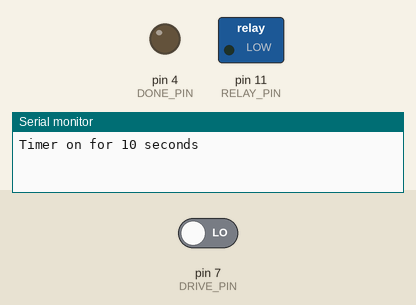
This sketch was run on a simulated Arduino Uno, built with avr-gcc and run on an emulated ATmega328P. Shown: switched loads named in the sketch (green lamp = pin HIGH), output pins drawn as LEDs (lit = HIGH), the last lines printed to the serial monitor. The test bench sets the inputs (shaded band); at power-on: pin 7 (DRIVE_PIN) LOW.

Above: at 0.1 s.
At 10.1 s:
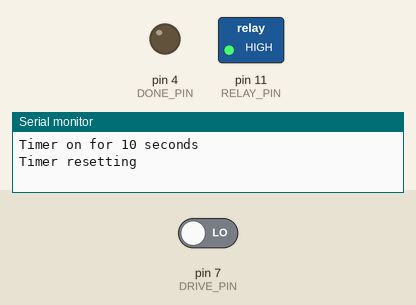
At 14.3 s:
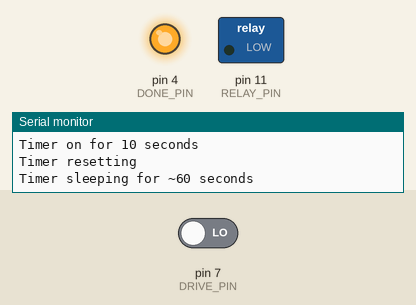
14.4 s: pin 7 (DRIVE_PIN) driven HIGH
Timing chart, 0 to 17.4 s (numbered marks = the images above; inputs shaded):
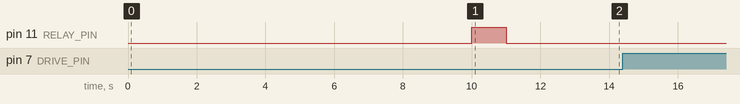

The sketch:

Uno-Sleep-Reset-Relay.ino
```cpp
const int DONE_PIN = 4;
const int DRIVE_PIN = 7;
const int RELAY_PIN = 11;

void setup(){
  pinMode(DONE_PIN, OUTPUT);
  digitalWrite(DONE_PIN, LOW);
  pinMode(RELAY_PIN, OUTPUT);
  digitalWrite(RELAY_PIN, LOW);

  pinMode(DRIVE_PIN, INPUT);

  Serial.begin(9600);

  Serial.println("Timer on for 10 seconds");
  delay(10000);  // wait 10 seconds

  Serial.println("Timer resetting");
  digitalWrite(RELAY_PIN, HIGH);
  delay(1000);
  digitalWrite(RELAY_PIN, LOW);
  delay(2000);  // wait 0.5 seconds for power to stabilize

  Serial.println("Timer sleeping for ~60 seconds");
  digitalWrite(DONE_PIN, HIGH);
  delay(500);

  unsigned long start = millis();
  for (unsigned long now = millis(); now - start < 65000; now = millis()){
    if (digitalRead(DRIVE_PIN) == HIGH){
      Serial.println("Detected timer wakeup");
      break;
    }
  }
}

void loop(){


}
```
